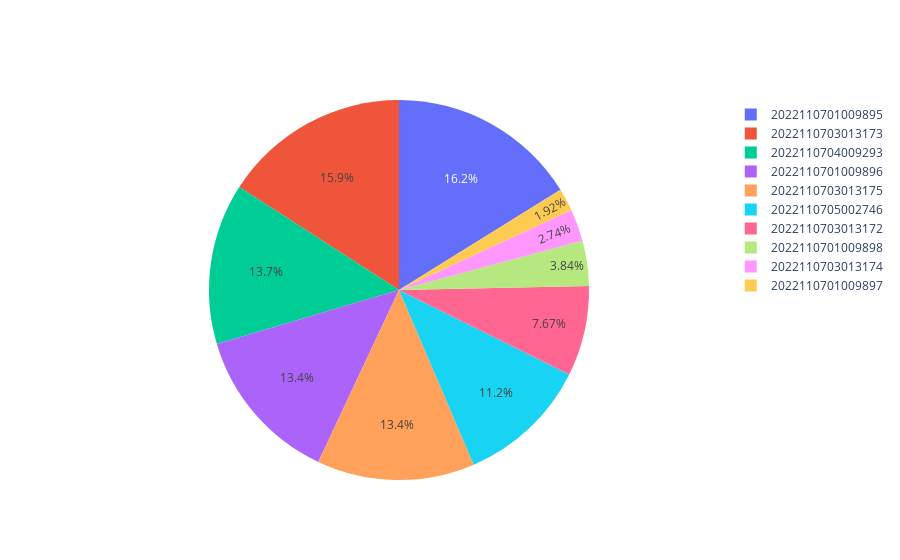

Here is the notebook cell this chart was saved with:
### Code cell
contract = list(df['Contract No'][0:10])
buyer=list(df['Buyer Broker'][0:10])

import plotly.graph_objects as go

fig = go.Figure(data=[go.Pie(labels=contract, values=buyer)])
fig.show()

### Figure 1 — Plotly figure (JSON) as saved in the notebook; plotly's stock layout.template omitted (floating-point values rounded to 4 significant figures)
{"data": [{"labels": ["2022110701009898", "2022110701009897", "2022110701009896", "2022110701009895", "2022110703013175", "2022110705002746", "2022110703013174", "2022110703013173", "2022110703013172", "2022110704009293"], "type": "pie", "values": [14, 7, 49, 59, 49, 41, 10, 58, 28, 50]}], "layout": {}}
